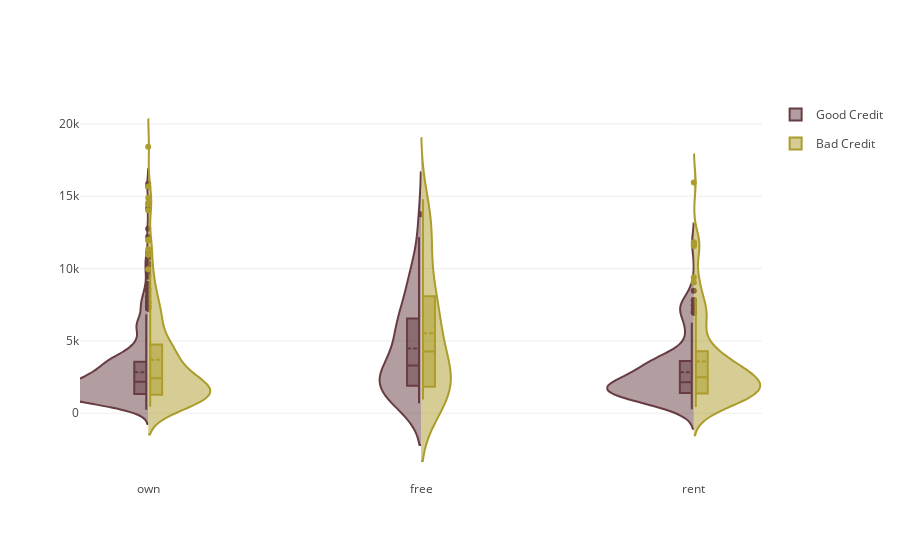

Write notebook code for a chart like this one.
### Code cell
fig = {
    "data": [
        {
            "type": 'violin',
            "x": df_good['Housing'],
            "y": df_good['Credit amount'],
            "legendgroup": 'Good Credit',
            "scalegroup": 'No',
            "name": 'Good Credit',
            "side": 'negative',
            "box": {
                "visible": True
            },
            "meanline": {
                "visible": True
            },
            "line": {
                "color": '#673D43'
            }
        },
        {
            "type": 'violin',
            "x": df_bad['Housing'],
            "y": df_bad['Credit amount'],
            "legendgroup": 'Bad Credit',
            "scalegroup": 'No',
            "name": 'Bad Credit',
            "side": 'positive',
            "box": {
                "visible": True
            },
            "meanline": {
                "visible": True
            },
            "line": {
                "color": '#AB9C2B'
            }
        }
    ],
    "layout" : {
        "yaxis": {
            "zeroline": False,
        },
        "violingap": 0,
        "violinmode": "overlay"
    }
}


py.iplot(fig, filename = 'violin/split', validate = False)

### Figure 1 — Plotly figure (JSON) as saved in the notebook; plotly's stock layout.template omitted (floating-point values rounded to 4 significant figures; data arrays with more than 128 entries replaced by an {"elided": "..."} marker saying what was removed)
{"data": [{"box": {"visible": true}, "legendgroup": "Good Credit", "line": {"color": "#673D43"}, "meanline": {"visible": true}, "name": "Good Credit", "scalegroup": "No", "side": "negative", "type": "violin", "x": {"elided": "700 str values"}, "y": {"elided": "700 int values"}}, {"box": {"visible": true}, "legendgroup": "Bad Credit", "line": {"color": "#AB9C2B"}, "meanline": {"visible": true}, "name": "Bad Credit", "scalegroup": "No", "side": "positive", "type": "violin", "x": {"elided": "300 str values"}, "y": {"elided": "300 int values"}}], "layout": {"violingap": 0, "violinmode": "overlay", "yaxis": {"zeroline": false}}}
